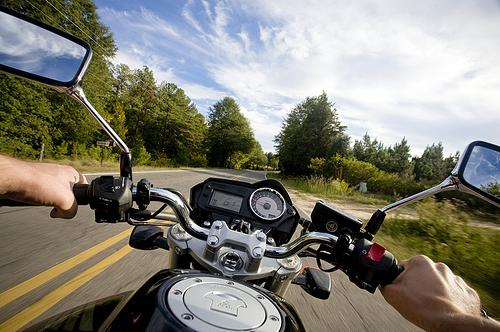
#> input picture generative_inpainting/attention_show_example/bike.jpg, 500 x 332 px, given as the content of the folder ./validation_data_10_imgs, which was not available
$ python generate_mask_batch.py
#> lines starting #> are read from the running program, lines starting #| are printed output that depends on the picture; after the words box and inside, x2 and y2 are one past the last pixel; in counts of white or black regions, pixels touching at a corner belong together; pictures that were not available may be replaced by others from this repository, and a replacement may not be noted
import cv2
import matplotlib.pyplot as plt
import numpy as np
import os

for img_name in sorted(os.listdir('./validation_data_10_imgs')):
    print(img_name)
    img = cv2.imread('./validation_data_10_imgs/' + img_name)
#> img is the input picture: shape (332, 500, 3); mean B, G, R 117, 127.7, 129.8
    img = cv2.cvtColor(img, cv2.COLOR_BGR2RGB)
    img = cv2.resize(img, (256, 256))
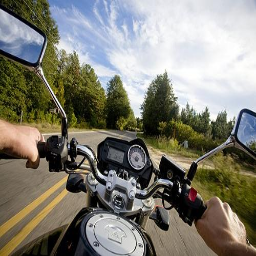
#> img: shape (256, 256, 3); mean R, G, B 129.7, 127.6, 116.9
    img[100:170, 100:170, :] = 255
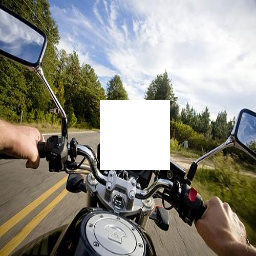
#> img: shape (256, 256, 3); 7.48% of pixels changed, all inside (x1, y1, x2, y2) = (100, 100, 170, 170)
    cv2.imwrite('./validation_data_10_imgs/' + img_name.split('.')[0] + '_after.jpg', cv2.cvtColor(img, cv2.COLOR_RGB2BGR))
#
    img_mask = cv2.imread('10_mask.png', cv2.IMREAD_UNCHANGED)
    img_mask = cv2.resize(img_mask, (256,256))
    img_mask[:, :, :] = 0
#> img_mask: shape (256, 256, 3); every value is 0
    img_mask[100:170, 100:170, :] = 255
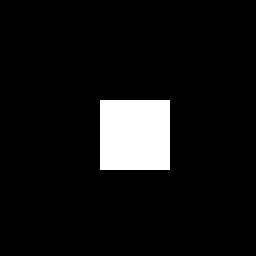
#> img_mask: shape (256, 256, 3); 7.5% white; 1 white region, box (x1, y1, x2, y2) and area: (100, 100, 170, 170) 4900
    cv2.imwrite('./validation_data_10_imgs/' + img_name.split('.')[0] + '_mask.png', img_mask)
